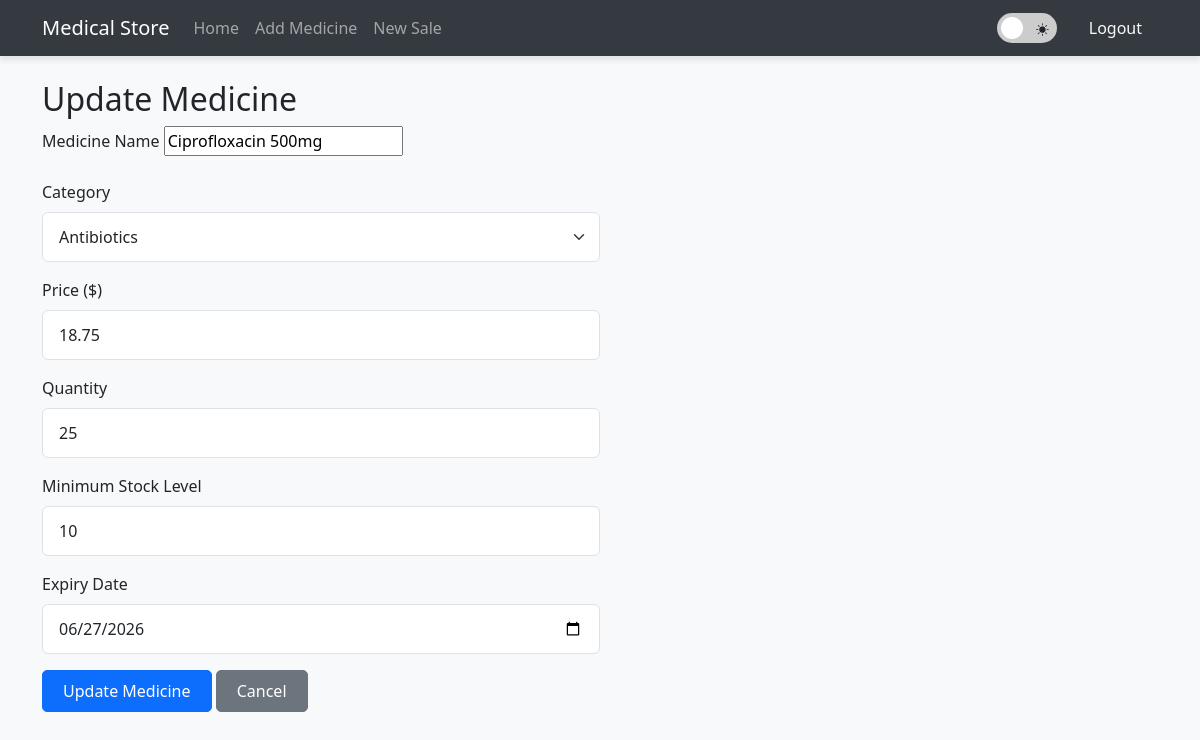
The page /update_medicine/3 (signed in) on the database its author committed.
### app.py (models this page shows, shortened)
class Medicine(db.Model):
    id = db.Column(db.Integer, primary_key=True)
    name = db.Column(db.String(100), nullable=False)
    category = db.Column(db.String(50), nullable=False)
    price = db.Column(db.Float, nullable=False)
    quantity = db.Column(db.Integer, nullable=False)
    min_stock_level = db.Column(db.Integer, default=10)
    expiry_date = db.Column(db.Date, nullable=False)
    created_at = db.Column(db.DateTime, default=datetime.utcnow)
    updated_at = db.Column(db.DateTime, default=datetime.utcnow, onupdate=datetime.utcnow)

### app.py (the view, shortened to what this page needs)
@app.route('/update_medicine/<int:id>', methods=['GET', 'POST'])
@login_required
def update_medicine(id):
    if current_user.role != 'pharmacist':
        flash('Access denied: Pharmacists only', 'error')
        return redirect(url_for('index'))
    medicine = Medicine.query.get_or_404(id)
    return render_template('update_medicine.html', medicine=medicine, MEDICINE_CATEGORIES=MEDICINE_CATEGORIES)

### app.py (called while the page is built)
@login_manager.user_loader
def load_user(user_id):
    return User.query.get(int(user_id))

@app.before_request
def auto_check_stock():
    global last_check
    if (datetime.now() - last_check).total_seconds() > 3600:  # 3600 seconds = 1 hour
        if request.endpoint in ['index', 'stock_levels', 'inventory_status_report']:
            check_stock_and_notify()
            last_check = datetime.now()

@app.context_processor
def inject_medicines():
    if current_user.is_authenticated:
        if current_user.role == 'store_manager':
            check_stock_and_notify()
        medicines = Medicine.query.all()
        low_stock_count = 0
        out_of_stock_count = 0
        for medicine in medicines:
            if medicine.quantity <= 0:
                out_of_stock_count += 1
            elif medicine.quantity < medicine.min_stock_level:
                low_stock_count += 1
        return {
            'medicines': medicines,
            'low_stock_count': low_stock_count,
            'out_of_stock_count': out_of_stock_count,
            'notification_count': low_stock_count + out_of_stock_count
        }
    return {'medicines': [], 'low_stock_count': 0, 'out_of_stock_count': 0, 'notification_count': 0}

    @property
    def role(self):
        return self.user_type

### templates/update_medicine.html
{% extends 'base.html' %}
{% block content %}
<h2>Update Medicine</h2>
<form method="POST" class="col-md-6">
    <div class="mb-3">
        <label for="name" class="form-label">Medicine Name</label>
        <input type="text" class="form-label" id="name" name="name" value="{{ medicine.name }}" required>
    </div>
    <div class="mb-3">
        <label for="category" class="form-label">Category</label>
        <select class="form-select" id="category" name="category" required>
            {% for category in MEDICINE_CATEGORIES %}
                <option value="{{ category }}" {% if category == medicine.category %}selected{% endif %}>{{ category }}</option>
            {% endfor %}
        </select>
    </div>
    <div class="mb-3">
        <label for="price" class="form-label">Price ($)</label>
        <input type="number" step="0.01" class="form-control" id="price" name="price" value="{{ medicine.price }}" required>
    </div>
    <div class="mb-3">
        <label for="quantity" class="form-label">Quantity</label>
        <input type="number" class="form-control" id="quantity" name="quantity" value="{{ medicine.quantity }}" required>
    </div>
    <div class="mb-3">
        <label for="min_stock_level" class="form-label">Minimum Stock Level</label>
        <input type="number" class="form-control" id="min_stock_level" name="min_stock_level" value="{{ medicine.min_stock_level }}" required>
    </div>
    <div class="mb-3">
        <label for="expiry_date" class="form-label">Expiry Date</label>
        <input type="date" class="form-control" id="expiry_date" name="expiry_date" value="{{ medicine.expiry_date.strftime('%Y-%m-%d') }}" required>
    </div>
    <button type="submit" class="btn btn-primary">Update Medicine</button>
    <a href="{{ url_for('index') }}" class="btn btn-secondary">Cancel</a>
</form>
{% endblock %}

### templates/base.html (style rules this page uses)
:root { --bg-main: #f8f9fa; --bg-card: #ffffff; --text-color: #212529; --border-color: #dee2e6; --nav-bg: #343a40; --link-color: #007bff; --hover-bg: #f0f0f0; --transition: all 0.3s ease; --shadow: 0 4px 6px rgba(0, 0, 0, 0.1); --chart-grid: rgba(0, 0, 0, 0.1); }
body { background-color: var(--bg-main); color: var(--text-color); transition: var(--transition); }
.btn { transition: all 0.3s ease; border-radius: 5px; padding: 0.5rem 1.25rem; }
.form-control, .form-select { border-radius: 6px; border: 1px solid var(--border-color); background-color: var(--bg-card); color: var(--text-color); transition: var(--transition); padding: 0.75rem 1rem; }

### rows shown on the page
Medicine: name "Ciprofloxacin 500mg", category "Antibiotics", price "18.75", quantity "25", min_stock_level "10", expiry_date "06/27/2026"
